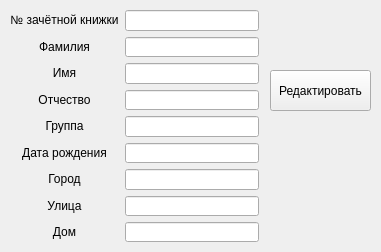
<?xml version="1.0" encoding="UTF-8"?>
<ui version="4.0">
 <class>editStudentForm</class>
 <widget class="QWidget" name="editStudentForm">
  <property name="geometry">
   <rect>
    <x>0</x>
    <y>0</y>
    <width>381</width>
    <height>252</height>
   </rect>
  </property>
  <property name="windowTitle">
   <string>Редактирование студента</string>
  </property>
  <widget class="QWidget" name="layoutWidget">
   <property name="geometry">
    <rect>
     <x>10</x>
     <y>10</y>
     <width>249</width>
     <height>232</height>
    </rect>
   </property>
   <layout class="QHBoxLayout" name="horizontalLayout">
    <item>
     <layout class="QVBoxLayout" name="verticalLayout">
      <item>
       <widget class="QLabel" name="label_gradebook">
        <property name="sizePolicy">
         <sizepolicy hsizetype="Minimum" vsizetype="Minimum">
          <horstretch>0</horstretch>
          <verstretch>0</verstretch>
         </sizepolicy>
        </property>
        <property name="text">
         <string>№ зачётной книжки</string>
        </property>
        <property name="alignment">
         <set>Qt::AlignCenter</set>
        </property>
       </widget>
      </item>
      <item>
       <widget class="QLabel" name="label_family">
        <property name="sizePolicy">
         <sizepolicy hsizetype="Minimum" vsizetype="Minimum">
          <horstretch>0</horstretch>
          <verstretch>0</verstretch>
         </sizepolicy>
        </property>
        <property name="text">
         <string>Фамилия</string>
        </property>
        <property name="alignment">
         <set>Qt::AlignCenter</set>
        </property>
       </widget>
      </item>
      <item>
       <widget class="QLabel" name="label_name">
        <property name="sizePolicy">
         <sizepolicy hsizetype="Minimum" vsizetype="Minimum">
          <horstretch>0</horstretch>
          <verstretch>0</verstretch>
         </sizepolicy>
        </property>
        <property name="text">
         <string>Имя</string>
        </property>
        <property name="alignment">
         <set>Qt::AlignCenter</set>
        </property>
       </widget>
      </item>
      <item>
       <widget class="QLabel" name="label_patronymic">
        <property name="sizePolicy">
         <sizepolicy hsizetype="Minimum" vsizetype="Minimum">
          <horstretch>0</horstretch>
          <verstretch>0</verstretch>
         </sizepolicy>
        </property>
        <property name="text">
         <string>Отчество</string>
        </property>
        <property name="alignment">
         <set>Qt::AlignCenter</set>
        </property>
       </widget>
      </item>
      <item>
       <widget class="QLabel" name="label_group">
        <property name="sizePolicy">
         <sizepolicy hsizetype="Minimum" vsizetype="Minimum">
          <horstretch>0</horstretch>
          <verstretch>0</verstretch>
         </sizepolicy>
        </property>
        <property name="text">
         <string>Группа</string>
        </property>
        <property name="alignment">
         <set>Qt::AlignCenter</set>
        </property>
       </widget>
      </item>
      <item>
       <widget class="QLabel" name="label_date_birthday">
        <property name="sizePolicy">
         <sizepolicy hsizetype="Minimum" vsizetype="Minimum">
          <horstretch>0</horstretch>
          <verstretch>0</verstretch>
         </sizepolicy>
        </property>
        <property name="text">
         <string>Дата рождения</string>
        </property>
        <property name="alignment">
         <set>Qt::AlignCenter</set>
        </property>
       </widget>
      </item>
      <item>
       <widget class="QLabel" name="label_town">
        <property name="sizePolicy">
         <sizepolicy hsizetype="Minimum" vsizetype="Minimum">
          <horstretch>0</horstretch>
          <verstretch>0</verstretch>
         </sizepolicy>
        </property>
        <property name="text">
         <string>Город</string>
        </property>
        <property name="alignment">
         <set>Qt::AlignCenter</set>
        </property>
       </widget>
      </item>
      <item>
       <widget class="QLabel" name="label_street">
        <property name="sizePolicy">
         <sizepolicy hsizetype="Minimum" vsizetype="Minimum">
          <horstretch>0</horstretch>
          <verstretch>0</verstretch>
         </sizepolicy>
        </property>
        <property name="text">
         <string>Улица</string>
        </property>
        <property name="alignment">
         <set>Qt::AlignCenter</set>
        </property>
       </widget>
      </item>
      <item>
       <widget class="QLabel" name="label_house_flat">
        <property name="sizePolicy">
         <sizepolicy hsizetype="Minimum" vsizetype="Minimum">
          <horstretch>0</horstretch>
          <verstretch>0</verstretch>
         </sizepolicy>
        </property>
        <property name="text">
         <string>Дом</string>
        </property>
        <property name="alignment">
         <set>Qt::AlignCenter</set>
        </property>
       </widget>
      </item>
     </layout>
    </item>
    <item>
     <layout class="QVBoxLayout" name="verticalLayout_2">
      <item>
       <widget class="QLineEdit" name="lineEditGradebook"/>
      </item>
      <item>
       <widget class="QLineEdit" name="lineEditFamily"/>
      </item>
      <item>
       <widget class="QLineEdit" name="lineEditName"/>
      </item>
      <item>
       <widget class="QLineEdit" name="lineEditPatronymic"/>
      </item>
      <item>
       <widget class="QLineEdit" name="lineEditGroup"/>
      </item>
      <item>
       <widget class="QLineEdit" name="lineEditDateBirthday"/>
      </item>
      <item>
       <widget class="QLineEdit" name="lineEditTown"/>
      </item>
      <item>
       <widget class="QLineEdit" name="lineEditStreet"/>
      </item>
      <item>
       <widget class="QLineEdit" name="lineEditHouseFlat"/>
      </item>
     </layout>
    </item>
   </layout>
  </widget>
  <widget class="QPushButton" name="pushButtonAddStudent">
   <property name="geometry">
    <rect>
     <x>270</x>
     <y>70</y>
     <width>101</width>
     <height>41</height>
    </rect>
   </property>
   <property name="text">
    <string>Редактировать</string>
   </property>
  </widget>
 </widget>
 <resources/>
 <connections/>
</ui>
